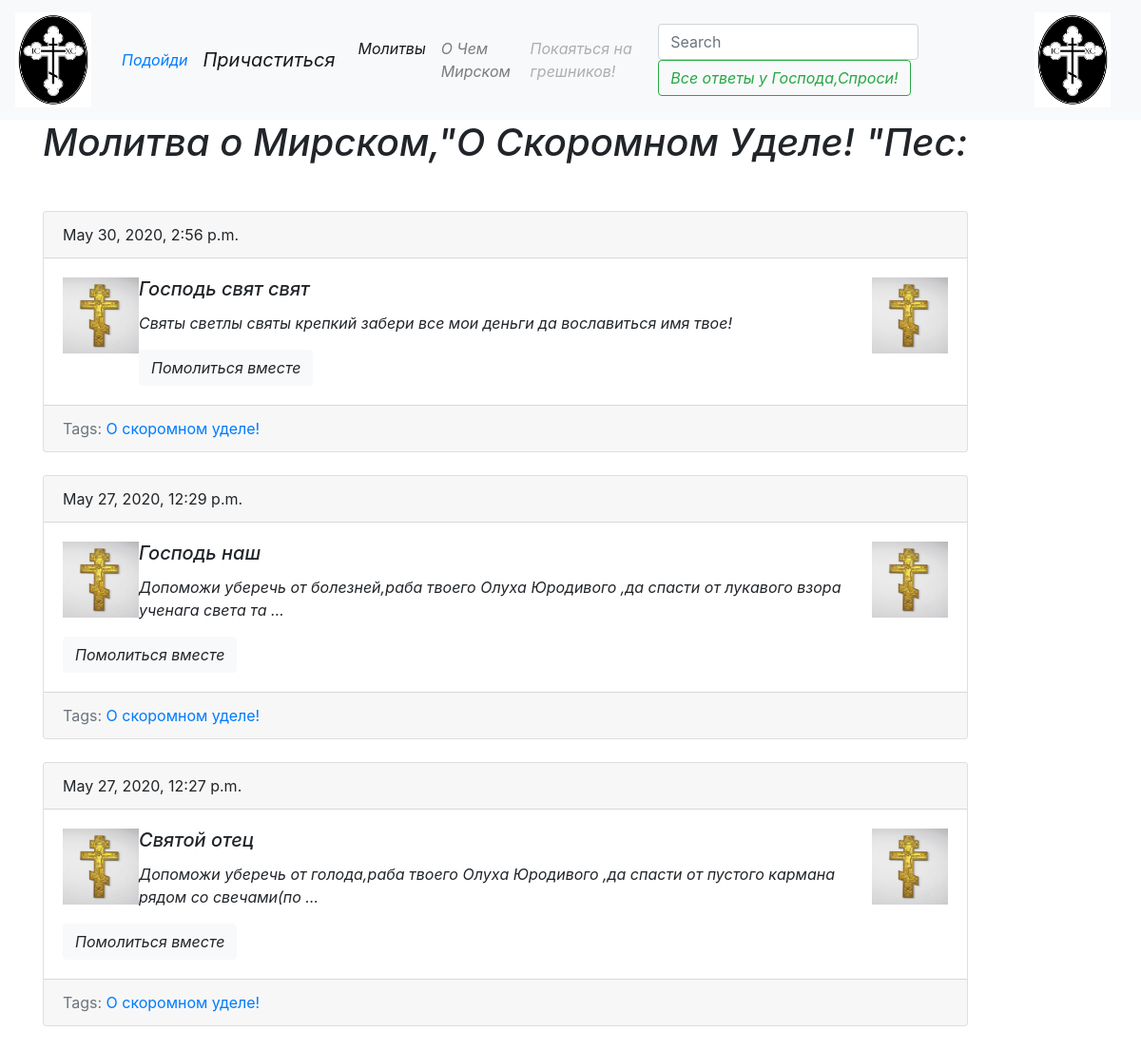
/blog/tag/richpop/, run on the app's committed database.
### blog/models.py (models this page shows, shortened)
class Tag(models.Model):
    title = models.CharField(max_length=50)
    slug = models.SlugField(max_length=50, unique=True)
    def get_absolute_url(self):
        return reverse('tag_detail_url',kwargs={'slug': self.slug})
    class Meta:
        ordering = ['title']

class Post(models.Model):
    title= models.CharField(max_length=150,db_index=True)
    slug = models.SlugField(max_length=150, unique= True, blank=True)
    body = models.TextField(blank=True, db_index=True)
    tags = models.ManyToManyField('Tag', blank=True, related_name='posts')
    date_pub = models.DateTimeField(auto_now_add=True)#При сохраниении в БД сохран дата публикации
    def get_absolute_url(self):
        return reverse('post_detail_url',kwargs={'slug' : self.slug})
    class Meta:
        ordering = ['-date_pub']

### blog/views.py (the view)
# urls.py: path('tag/<str:slug>/', TagDetail.as_view(), name='tag_detail_url'),
class TagDetail(ObjectDetailMixin, View):
    model = Tag
    template = 'blog/tag_detail.html'

### blog/utils.py (called while the page is built)
    def get(self, request, slug):
        obj = get_object_or_404(self.model, slug__iexact=slug)
        return render(request, self.template, context={self.model.__name__.lower(): obj, 'admin_object':obj, 'detail': True})

### blog/templates/blog/tag_detail.html (shortened to what this page needs)
{% extends 'blog/base.html' %}
{% block content %}
    <h1 style="font-style:italic" class="mb-5">Молитва о Мирском,"{{ tag.title|title }} "Пес:</h1>
    {% for post in tag.posts.all %}
        {% include 'blog/includes/post_card_template.html'%}
    {% endfor %}
{% endblock %}

### blog/templates/blog/base.html (shortened to what this page needs)
{% extends 'base.html' %}

### templates/base.html (shortened to what this page needs)
{% load bootstrap4 %}
{% load static %}
<!DOCTYPE html>
<html lang="en">
<head>
    <link rel="stylesheet" href="https://stackpath.bootstrapcdn.com/bootstrap/4.4.1/css/bootstrap.min.css">
    <link rel="stylesheet" href="{% static 'styles.css' %}">
</head>
<body>
<nav class="navbar navbar-expand-lg navbar-light bg-light">
    <a href="{% url 'headlist_url'%}" class="navbar-brand">
        <img style="float: left" width="80px" height="100px" src="{% static 'imag/k.gif' %}" alt="logo" class="logo">
    </a>
        {% if user.is_authenticated %}
            <p style="font-style:italic" >Хрони Господь раба твоего, {{ user }}</p>
            <li  class="nav-item active">
                <a style="font-style:italic" class="nav-link" href="{% url 'logout' %}">Изыди с миром! </a>
            </li>
            <li  class="nav-item active">
                <a style="font-style:italic" class="navbar-brand " href="{% url 'profile' %}">Покои Грешника </a>
            </li>
        {% else %}
            <a style="font-style:italic" class="nav-link" href="{% url 'login' %}">Подойди</a>
            <a style="font-style:italic" class="navbar-brand" href="{% url 'register' %}">Причаститься</a>
        {% endif %}
    <div class="collapse navbar-collapse" id="navbarSupportedContent">
        <ul class="navbar-nav mr-auto">
            <li  class="nav-item active">
                <a  style="font-style:italic; " class="nav-link" href="{% url 'posts_list_url'%}">Молитвы</a>
            </li>
            <li class="nav-item">
                <a style="font-style:italic" class="nav-link" href="{% url 'tags_list_url'%}">О Чем Мирском</a>
            </li>
            <li class="nav-item">
                <a style="font-style:italic" class="nav-link disabled" href="#">Покаяться на грешников!</a>
            </li>
        </ul>
        <form class="form-inline my-2 my-lg-0" action="{% url 'posts_list_url' %}">
            <input class="form-control mr-sm-2" type="search" placeholder="Search" aria-label="Search" name="search">
            <button style="font-style:italic" class="btn btn-outline-success my-2 my-sm-0" type="submit">Все ответы у Господа,Спроси!</button>
        </form>
        <a href="{% url 'headlist_url'%}" class="navbar-brand">
            <img style="float: left" width="80px" height="100px" src="{% static 'imag/k.gif' %}" alt="logo" class="logo">
        </a>
    </div>
</nav>
<div class="container offset-mt-auto">
    <div class="row">
        <div class ="col-auto offset-md-auto">
            {% block content %}{% endblock %}
        </div>
    </div>
</div>
</body>
</html>

### blog/templates/blog/includes/post_card_template.html
{% load static %}
<div class="card mb-4">
    <div class="card-header">
        {{ post.date_pub }}
    </div>
    <div class="card-body">
        <img style="float: left" width="80px" height="80px" src="{% static 'imag/k.jpg' %}" >
        <img style="float: right" width="80px" height="80px" src="{% static 'imag/k.jpg' %}" >
        <h5 style="font-style:italic" class="card-title">{{ post.title }}</h5>
        <p style="font-style:italic" class="card-text">{{ post.body|truncatewords:15 }}</p>
        <a style="font-style:italic" href="{{ post.get_absolute_url }}" class="btn btn-light">Помолиться вместе</a>
    </div>
    <div class="card-footer text-muted">
        Tags:
        {% for tag in post.tags.all %}
            <a href="{{ tag.get_absolute_url }}">{{ tag.title }}</a>
        {% endfor %}
    </div>
</div>

### data on the page
Tag: title "О Скоромном Уделе!", title "О скоромном уделе!"
Post: date_pub "May 30, 2020, 2:56 p.m.", title "Господь свят свят", body "Святы светлы святы крепкий забери все мои деньги да вославиться имя твое!"
Post: date_pub "May 27, 2020, 12:29 p.m.", title "Господь наш", body "Допоможи уберечь от болезней,раба твоего Олуха Юродивого ,да спасти от лукавого взора ученага света та …"
Post: date_pub "May 27, 2020, 12:27 p.m.", title "Святой отец", body "Допоможи уберечь от голода,раба твоего Олуха Юродивого ,да спасти от пустого кармана рядом со свечами(по …"
